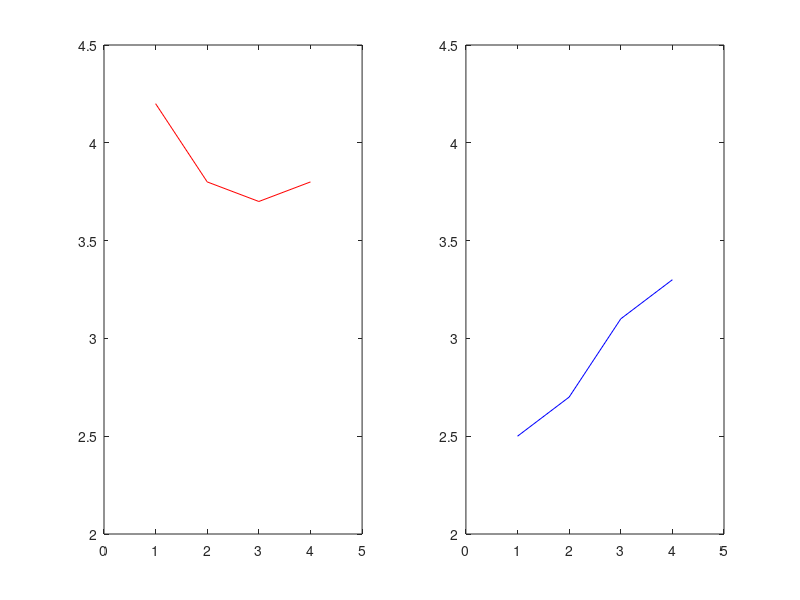
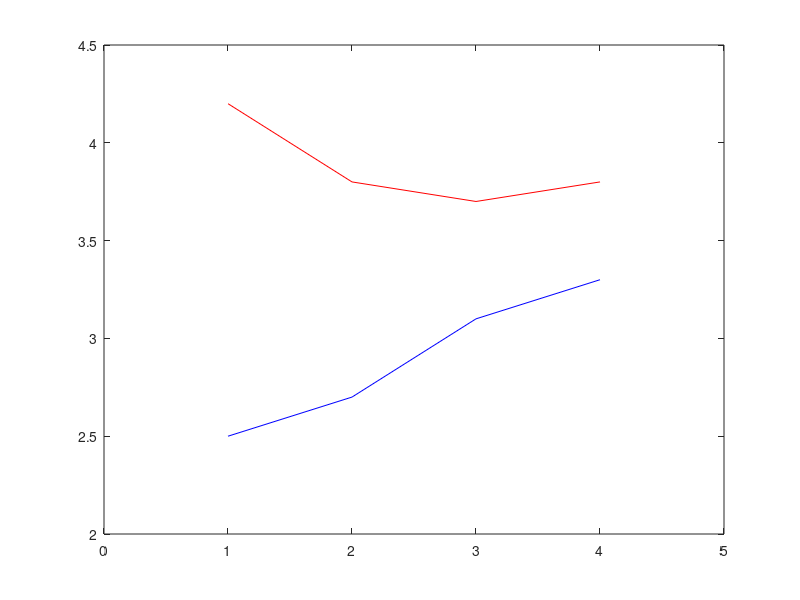

MATLAB code for these plots, in order:
clear,clc
div1 = [4.2, 3.8, 3.7, 3.8];
div2 = [2.5, 2.7, 3.1, 3.3];

figure(1)
subplot(1,2,1)
plot(div1,'r')
axis([0,5,2,4.5])
subplot(1,2,2)
plot(div2,'b')
axis([0,5,2,4.5])

figure(2)
plot(div1,'r')
hold on
plot(div2,'b')
axis([0,5,2,4.5])